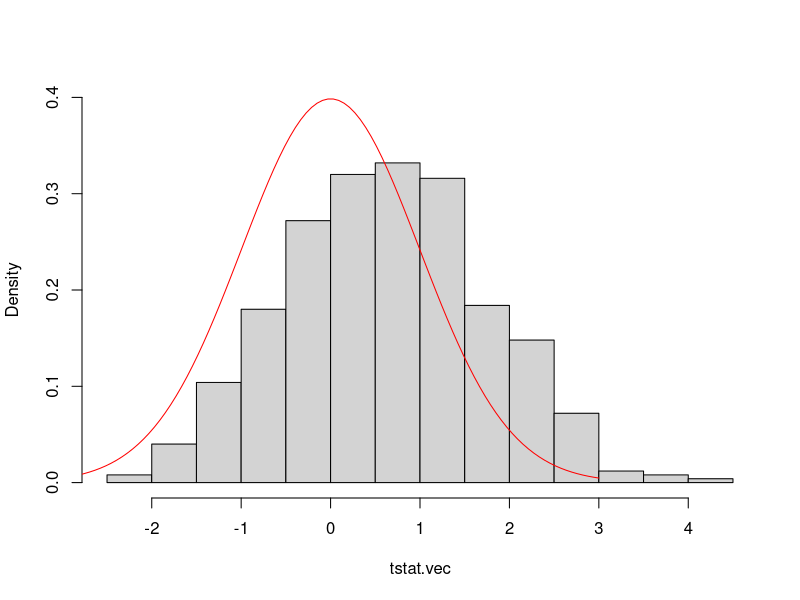
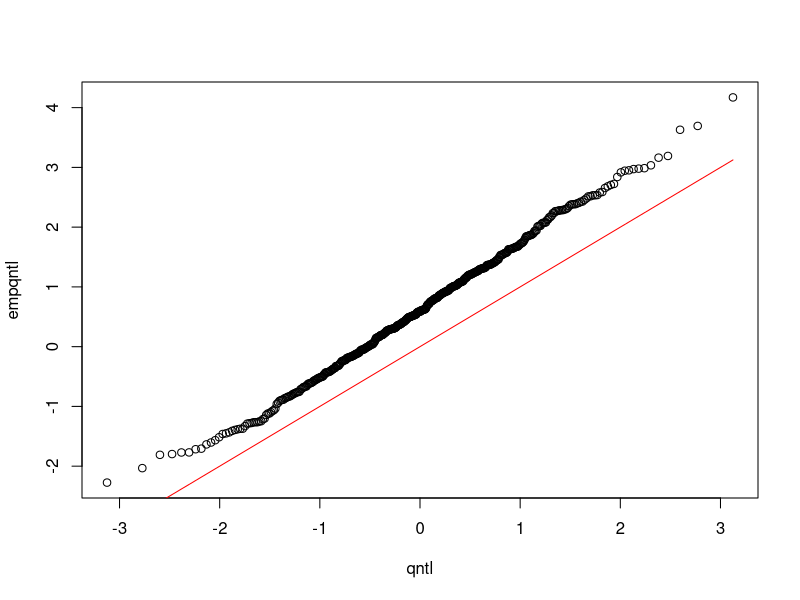

These figures' R source, in order:
#Buja example

library(MASS)
library(mvtnorm)

set.seed(6543)

#SETUPS
nrep = 500
coef.fac = 3
n = 250
p = 10
xmean = 5
xsd = 0.6
corr = 0.5
p1 = p+1
df = n - p1
COEF = coef.fac/p
tstat.vec = rep(0,nrep)
pval.vec = rep(0,nrep)
keep.vec = rep(0,nrep)
kstep = log(n)

print(cbind(n,p,xmean,xsd,coef.fac))

frmla = 'Y ~ 0 + .'

zro = rep(xmean,p1)
sigmat = (1-corr)*diag(p1) + matrix(corr,p1,p1)
sigmat = (xsd^2) * sigmat

#SIMULATION LOOP

for (irep in 1:nrep) {
  
if ((irep %% 50) == 0) print(irep)

#GENERATE DATA
x = rmvnorm(n, mean=zro, sigma=sigmat)
dtfrm = as.data.frame(x)
trubet = c(0,rep(COEF,p))
dtfrm$Y = x %*% trubet + rnorm(n,0,1) 
#coefficent of x1 is 0
#all other regression coefficients are equal to COEF

#CARRY OUT VARIABLE SELECTION USING BIC

# specify min and max models 
reg.min = lm(Y ~ 0 + V1, data=dtfrm)
reg.full = lm(frmla, data=dtfrm)

#variable selection using stepAIC
reg.BIC = stepAIC(reg.min, scope=list(lower=formula(reg.min), 
  upper=formula(reg.full)), direction='both', k=kstep, trace=0) #k=kstep gives BIC

#store t statistic and p-value, and number of variables kept
tstat.vec[irep] = summary(reg.BIC)[[4]][1,3]
pval.vec[irep] = summary(reg.BIC)[[4]][1,4]
keep.vec[irep] = length(reg.BIC$coefficients)-1

}
#END OF SIMULATION LOOP

#DISTRIBUTION OF T VALUES

#HISTOGRAM
hist(tstat.vec,breaks='Scott',freq=F,main=NULL,ylim=c(0,0.4))
tt = seq(-3,3,length.out=100)
ff = dt(tt,df)
lines(tt,ff,col='red')

#QQ PLOT
prbs = (c(1:nrep) - 0.5)/nrep
qntl = qt(prbs,df)
empqntl = sort(tstat.vec)
plot(qntl,empqntl)
lines(qntl,qntl,col='red')

#COVERAGE RATE
coverage.rate = mean((pval.vec > 0.05))
print(paste('coverage rate = ', coverage.rate))

print('summary of t statistics')
print(summary(tstat.vec))
print('distribution of number of additional variables in the model')
print(table(keep.vec)/nrep)

